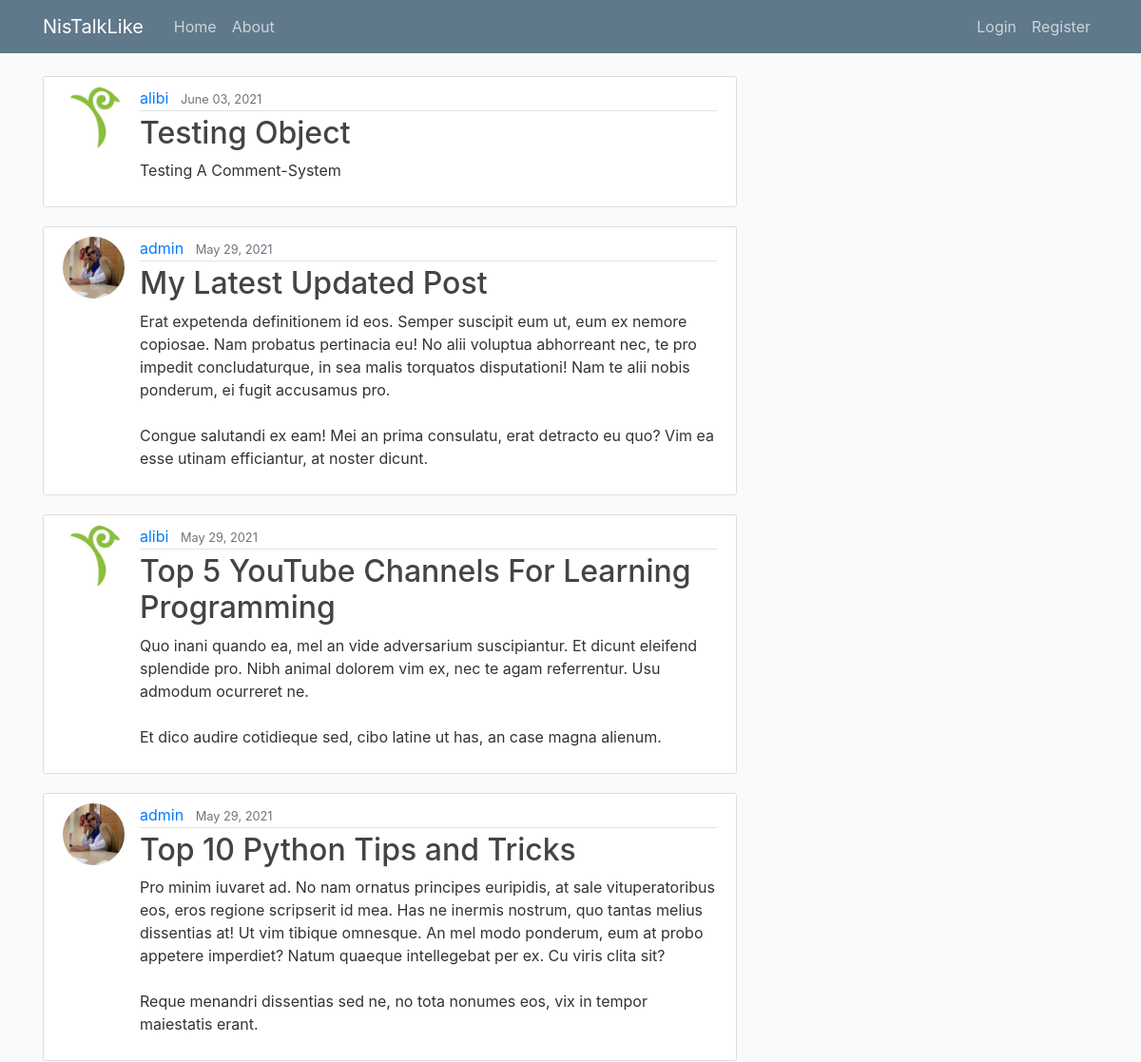
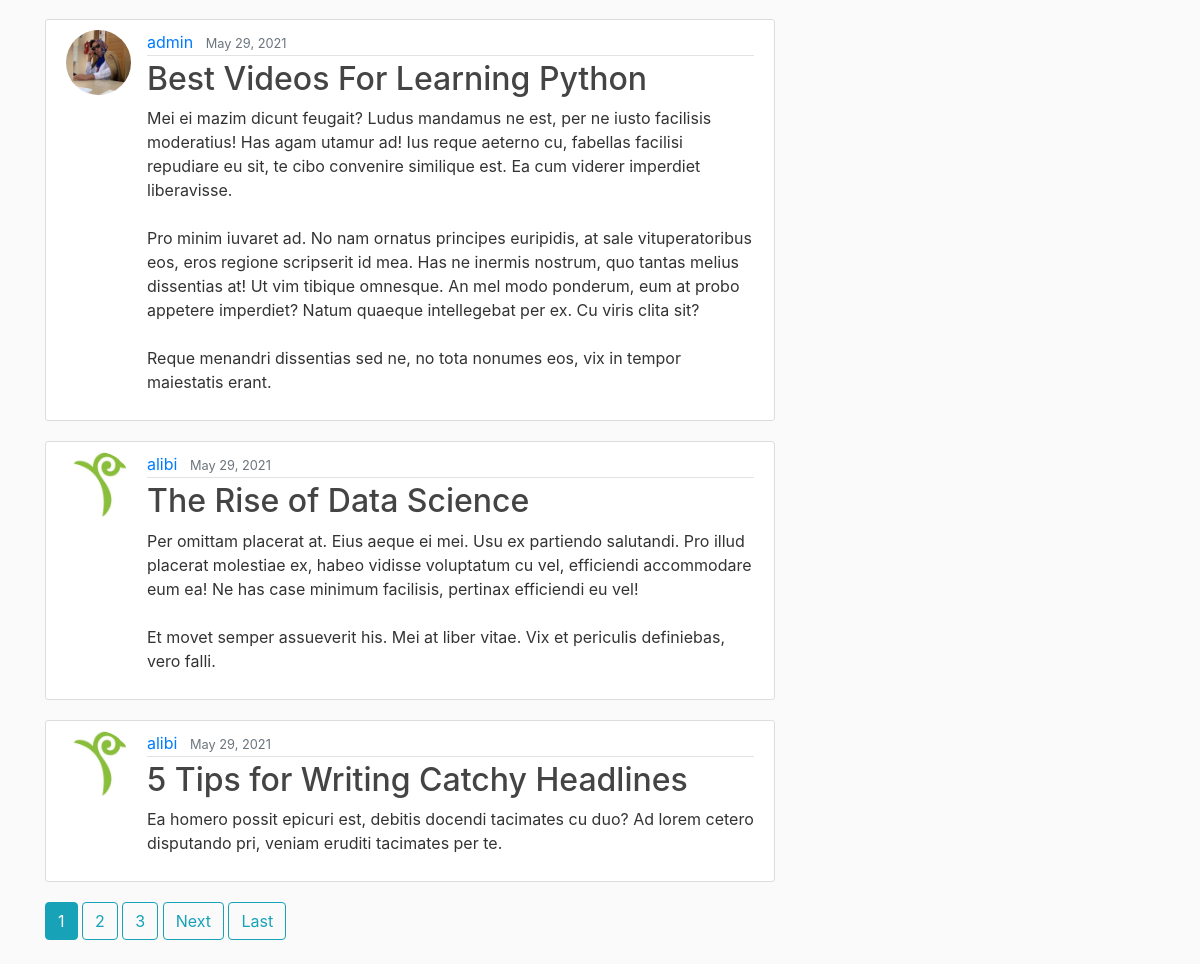
The page / on the database its author committed (2 pictures, top to bottom).
### blog/models.py (models this page shows, shortened)
class Post(models.Model):
    title = models.CharField(max_length=100)
    content = models.TextField()
    date_posted = models.DateTimeField(default=timezone.now)
    author = models.ForeignKey(User, on_delete=models.CASCADE)

### users/models.py (models this page shows, shortened)
class Profile(models.Model):
    user = models.OneToOneField(User, on_delete=models.CASCADE)
    image = models.ImageField(default='default.jpg', upload_to='profile_pics')

### blog/views.py (the view)
# urls.py: path('', PostListView.as_view(), name='blog-home'),
class PostListView(ListView):
    model = Post
    template_name = 'blog/home.html'
    context_object_name='posts'
    ordering = ['-date_posted']
    paginate_by = 7

### blog/templates/blog/home.html (shortened to what this page needs)
{% extends 'blog/base.html' %}
{% block content %}
    {% for post in posts %}
        <article class="media content-section">
            <img class="rounded-circle article-img" src="{{ post.author.profile.image.url }}">
            <div class="media-body">
                <div class="article-metadata">
                    <a class="mr-2" href="{% url 'user-posts' post.author.username %}">
                        {{ post.author }}
                    </a>
                    <small class="text-muted">{{ post.date_posted  | date:"F d, Y" }}</small>
                </div>
                <h2>
                    <a class="article-title" href="{% url 'post-detail' post.id %}">
                        {{ post.title }}
                    </a>
                </h2>
                <p class="article-content">{{ post.content }}</p>
            </div>
        </article>
    {% endfor %}
    {% if is_paginated %}
        {% for num in page_obj.paginator.page_range %}
            {% if page_obj.number == num %}
                <a class="btn btn-info mb-4" href="?page={{ num }}">{{ num }}</a>
            {% elif num > page_obj.number|add:'-3' and num < page_obj.number|add:'3' %}
                <a class="btn btn-outline-info mb-4" href="?page={{ num }}">{{ num }}</a>
            {% endif %}
        {% endfor %}
        {% if page_obj.has_next %}
            <a class="btn btn-outline-info mb-4" href="?page=?page={{ page_obj.next_page_number }}">Next</a>
            <a class="btn btn-outline-info mb-4" href="?page={{ page_obj.paginator.num_pages }}">Last</a>
        {% endif %}
    {% endif %}
{% endblock content %}

### blog/templates/blog/base.html (shortened to what this page needs)
{% load static %}
<!DOCTYPE html>
<html lang="en">
<head>
    <link rel="stylesheet" href="https://maxcdn.bootstrapcdn.com/bootstrap/4.0.0/css/bootstrap.min.css">
    <link rel="stylesheet" type="text/css" href="{% static 'blog/main.css' %}">
</head>
<body>
    <header class="site-header">
        <nav class="navbar navbar-expand-md navbar-dark bg-steel fixed-top">
            <div class="container">
                <a class="navbar-brand mr-4" href="{% url 'blog-home' %}">NisTalkLike</a>
                <div class="collapse navbar-collapse" id="navbarToggle">
                    <div class="navbar-nav mr-auto">
                        <a class="nav-item nav-link" href="{% url 'blog-home' %}">Home</a>
                        <a class="nav-item nav-link" href="{% url 'blog-about' %}">About</a>
                    </div>
                    <div class="navbar-nav">
                      {% if user.is_authenticated %}
                      <a class="nav-item nav-link" href="{% url 'post-create' %}">New Post</a>
                        <a class="nav-item nav-link" href="{% url 'profile' %}">Profile</a>
                        <a class="nav-item nav-link" href="{% url 'logout' %}">Logout</a>
                      {% else %}
                        <a class="nav-item nav-link" href="{% url 'login' %}">Login</a>
                        <a class="nav-item nav-link" href="{% url 'register' %}">Register</a>
                      {% endif %}
                    </div>
                </div>
            </div>
        </nav>
    </header>
    <main role="main" class="container">
        <div class="row">
          <div class="col-md-8">
            {% block content %}{% endblock %}
          </div>
        </div>
    </main>
</body>
</html>

### blog/static/blog/main.css (style rules this page uses)
body { background: #fafafa; color: #333333; margin-top: 5rem; }
h1, h2, h3, h4, h5, h6 { color: #444444; }
.bg-steel { background-color: #5f788a; }
.site-header .navbar-nav .nav-link { color: #cbd5db; }
.content-section { background: #ffffff; padding: 10px 20px; border: 1px solid #dddddd; border-radius: 3px; margin-bottom: 20px; }
.article-title { color: #444444; }
.article-content { white-space: pre-line; }
.article-img { height: 65px; width: 65px; margin-right: 16px; }
.article-metadata { padding-bottom: 1px; margin-bottom: 4px; border-bottom: 1px solid #e3e3e3 }

### rows shown on the page
Post: author.profile.image (picture), author "alibi", date_posted "June 03, 2021", title "Testing Object", content "Testing A Comment-System"
Post: author.profile.image (picture), author "admin", date_posted "May 29, 2021", title "My Latest Updated Post", content "Erat expetenda definitionem id eos. Semper suscipit eum ut, eum ex nemore copiosae. Nam probatus pertinacia eu! No alii voluptua abhorreant nec, te pro impedit concludaturque, in sea malis torquatos disputationi! Nam te alii nobis ponderum, ei fugit accusamus pro. Congue salutandi ex eam! Mei an prima consulatu, erat detracto eu quo? Vim ea esse utinam efficiantur, at noster dicunt."
Post: author.profile.image (picture), author "alibi", date_posted "May 29, 2021", title "Top 5 YouTube Channels For Learning Programming", content "Quo inani quando ea, mel an vide adversarium suscipiantur. Et dicunt eleifend splendide pro. Nibh animal dolorem vim ex, nec te agam referrentur. Usu admodum ocurreret ne. Et dico audire cotidieque sed, cibo latine ut has, an case magna alienum."
Post: author.profile.image (picture), author "admin", date_posted "May 29, 2021", title "Top 10 Python Tips and Tricks", content "Pro minim iuvaret ad. No nam ornatus principes euripidis, at sale vituperatoribus eos, eros regione scripserit id mea. Has ne inermis nostrum, quo tantas melius dissentias at! Ut vim tibique omnesque. An mel modo ponderum, eum at probo appetere imperdiet? Natum quaeque intellegebat per ex. Cu viris clita sit? Reque menandri dissentias sed ne, no tota nonumes eos, vix in tempor maiestatis erant."
Post: author.profile.image (picture), author "admin", date_posted "May 29, 2021", title "Best Videos For Learning Python", content "Mei ei mazim dicunt feugait? Ludus mandamus ne est, per ne iusto facilisis moderatius! Has agam utamur ad! Ius reque aeterno cu, fabellas facilisi repudiare eu sit, te cibo convenire similique est. Ea cum viderer imperdiet liberavisse. Pro minim iuvaret ad. No nam ornatus principes euripidis, at sale vituperatoribus eos, eros regione scripserit id mea. Has ne inermis nostrum, quo tantas melius dissentias at! Ut vim tibique omnesque. An mel modo ponderum, eum at probo appetere imperdiet? Natum quaeque intellegebat per ex. Cu viris clita sit? Reque menandri dissentias sed ne, no tota nonumes eos, vix in tempor maiestatis erant."
Post: author.profile.image (picture), author "alibi", date_posted "May 29, 2021", title "The Rise of Data Science", content "Per omittam placerat at. Eius aeque ei mei. Usu ex partiendo salutandi. Pro illud placerat molestiae ex, habeo vidisse voluptatum cu vel, efficiendi accommodare eum ea! Ne has case minimum facilisis, pertinax efficiendi eu vel! Et movet semper assueverit his. Mei at liber vitae. Vix et periculis definiebas, vero falli."
Post: author.profile.image (picture), author "alibi", date_posted "May 29, 2021", title "5 Tips for Writing Catchy Headlines", content "Ea homero possit epicuri est, debitis docendi tacimates cu duo? Ad lorem cetero disputando pri, veniam eruditi tacimates per te."

### other values the page prints
{{ num }} "1"
{{ num }} "2" "3"
